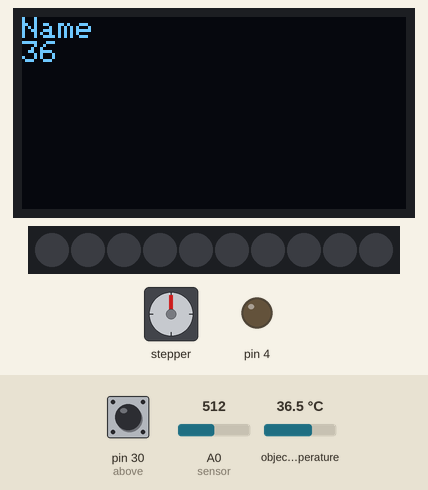
A sketch run on a simulated Arduino Mega 2560, built with avr-gcc and run on an emulated ATmega2560. Parts: stepper motor, 128×64 one-colour display, 10 RGB LEDs in strip order, left to right, output pins drawn as LEDs (lit = HIGH). Wiring (inferred from the names in the program): stepper motor (2048 steps per turn assumed): coils pin 8, pin 9, pin 10, pin 11. The test bench sets the inputs (shaded band); at power-on: A0 (sensor) = 512, pin 30 (above) HIGH, object temperature 36.5 °C. Dim RGB values are drawn brighter than linear; pins used as bus, display or sensor lines are not drawn; what the sketch prints to the serial monitor is not drawn.

Above: at 2.2 s.
At 5.6 s:
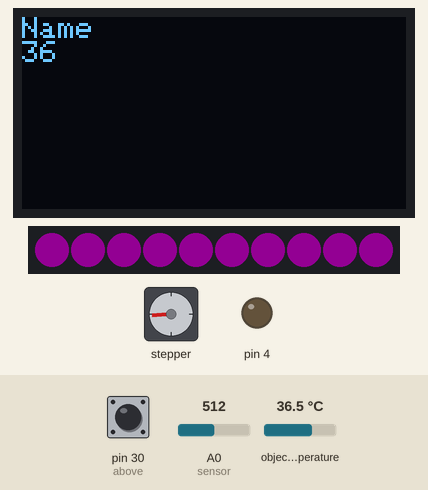
5.7 s: A0 (sensor) set to 540
At 6.5 s:
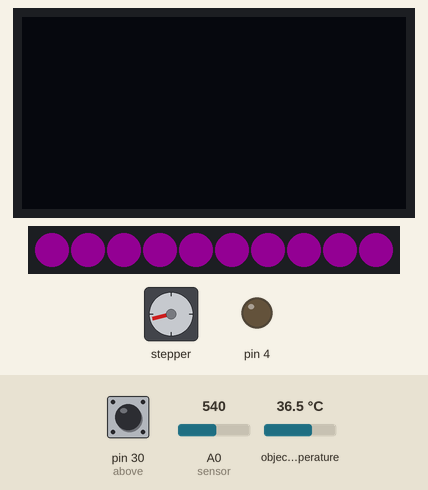
At 9.9 s:
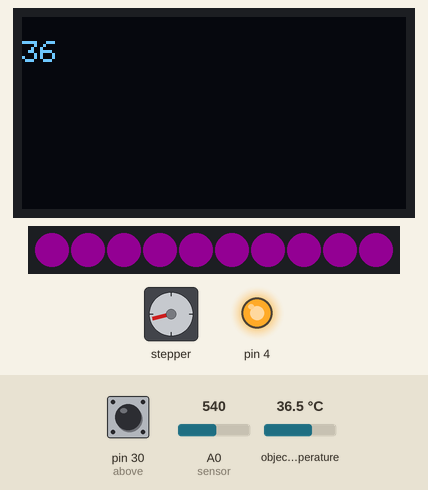
Timing chart, 0 to 23.2 s (numbered marks = the images above; inputs shaded):
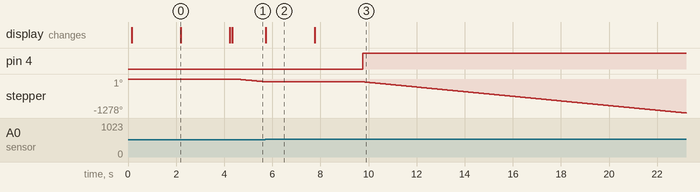

The sketch:

04_wifi.ino
```cpp
//溫度感測器
#include <Adafruit_MLX90614.h>
Adafruit_MLX90614 mlx = Adafruit_MLX90614();
//IC卡
#include <SPI.h>;
#include <MFRC522.h>;     // 引用程式庫
#define RST_PIN      48        // 讀卡機的重置腳位
#define SS_PIN       53        // 晶片選擇腳位
MFRC522 mfrc522(SS_PIN, RST_PIN);  // 建立MFRC522物件
#define Name_quantity 2
byte chack[Name_quantity][4] = {
  {192, 186, 145, 117},
  {NULL, NULL, NULL, NULL},
};
String Name[Name_quantity] = {"sunmin", "XXXXXX"};
String user = "";
//螢幕
#include <splash.h>
#include <Wire.h>
#include <Adafruit_GFX.h>
#include <Adafruit_SSD1306.h>
Adafruit_SSD1306 display(-1);
//紅外線測距
#define sensor A0
//ws2812
#include <Adafruit_NeoPixel.h>
#ifdef __AVR__
#include <avr/power.h> // Required for 16 MHz Adafruit Trinket
#endif
#define LED_PIN    2
#define LED_COUNT 10
Adafruit_NeoPixel strip(LED_COUNT, LED_PIN, NEO_GRB + NEO_KHZ800);
//步進馬達
int apin = 8;
int bpin = 9;
int cpin = 10;
int dpin = 11;
int delaytime = 2;
int above = 30;//上方校準
int down = 31;//下方校準

int send_N_C[2] = {NULL};

void setup() {
  Serial.println("================================================");
  Serial.begin(9600);
  while (!Serial);
  Serial.println("Adafruit MLX90614 test");
  if (!mlx.begin()) {
    Serial.println("Error connecting to MLX sensor. Check wiring.");
    while (1);
  };
  Serial.print("Emissivity = "); Serial.println(mlx.readEmissivity());
  Serial.println("================================================");
  Serial.println("RFID reader is ready!");
  SPI.begin();
  mfrc522.PCD_Init();   // 初始化MFRC522讀卡機模組
  Serial.println("================================================");
  display.begin(SSD1306_SWITCHCAPVCC, 0x3C); // 設定 I2C addr 0x3C
  display.clearDisplay();// 清除顯示緩衝區
  Serial.println("OLED OK");
  OLED("Name", Temperature());
  Serial.println("================================================");
  Serial.println(Measurement());
  Serial.println("================================================");
  //ws2810設定
#if defined(__AVR_ATtiny85__) && (F_CPU == 16000000)
  clock_prescale_set(clock_div_1);
#endif
  strip.begin();           // 初始化 燈條
  strip.show();            // 關閉所有燈
  strip.setBrightness(50); // 將亮度設置為 1/5（最大 = 255）
  for (int i = 0; i < strip.numPixels(); i++)
  {
    strip.setPixelColor(i, strip.Color(100, 5, 100));
    strip.show();
    delay(10);
  }
  strip.begin();
  strip.show();
  Serial.println("ws2812 OK");
  Serial.println("================================================");
  pinMode(4, OUTPUT); //繼電器設定
  Serial.println("Spray OK");
  Serial.println("================================================");
  pinMode(apin, OUTPUT);
  pinMode(bpin, OUTPUT);
  pinMode(cpin, OUTPUT);
  pinMode(dpin, OUTPUT);
  pinMode(above, INPUT);//上方
  pinMode(down, INPUT);//下方
  while (digitalRead(above) == LOW) //初始位置校準
  {
    Step_motor(true);
    delay(10);
  }
  Serial.println("Stepping motor OK");
  Serial.println("================================================");
}

void loop()
{
  /*
     判斷IC是否正確
     步進馬達下降
     檢查是否偵測到頭部
     量測體溫
     啟動繼電器噴灑酒精
     下降到最下面
     關閉繼電器
     打開子外燈
     上升
     回到最上面
     關閉紫外燈
  */

  if (RFID)
  {
    while (Measurement() > 4)//感測到人
      Step_motor(true);
    int temperature = Temperature();
    send_N_C[1] = temperature;
    Serial.println(send_N_C[0]+","+send_N_C[1]);
      OLED(user, temperature); //顯示名子與溫度
      user = "";
      Spray(true);//噴灑酒精
      while (down != HIGH) //到底部
      Step_motor(true);
      Spray(false);//挺只噴灑
      Ultraviolet_rays(true);//開啟紫外線
      while (above != HIGH) //上升最上方
        Step_motor(false);
        Ultraviolet_rays(false);//關閉紫外線
    }
}
//RFID  RST:5 SDA:53 MOSI:51 MISO:50 SCK:52  id[0]: C0 id[1]: BA id[2]: 91 id[3]: 75
bool RFID()
{
  bool ch = false;
  if (mfrc522.PICC_IsNewCardPresent() && mfrc522.PICC_ReadCardSerial()) {
    byte *id = mfrc522.uid.uidByte;   // 取得卡片的UID
    int idSize = mfrc522.uid.size;   // 取得UID的長度
    MFRC522::PICC_Type piccType = mfrc522.PICC_GetType(mfrc522.uid.sak);
    for (int i = 0; i < Name_quantity; i++)
    {
      for (int j = 0; j < idSize; j++)
      { // 逐一檢查UID碼
        if (id[j] == chack[i][j])
          ch = true;
        else
        {
          ch = false;
          break;
        }
      }
      if (ch)
      {
        user = String(Name[i]);
        send_N_C[0] = i;
      }
    }
    mfrc522.PICC_HaltA();  // 讓卡片進入停止模式
  }
  return ch;
}
//步進馬達
void Step_motor(bool UP_DOWN)
{
  if (UP_DOWN)
  {
    digitalWrite(dpin, HIGH);
    delay(delaytime);
    digitalWrite(dpin, LOW);

    digitalWrite(cpin, HIGH);
    delay(delaytime);
    digitalWrite(cpin, LOW);

    digitalWrite(bpin, HIGH);
    delay(delaytime);
    digitalWrite(bpin, LOW);

    digitalWrite(apin, HIGH);
    delay(delaytime);
    digitalWrite(apin, LOW);
  }
  else
  {
    digitalWrite(apin, HIGH);
    delay(delaytime);
    digitalWrite(apin, LOW);

    digitalWrite(bpin, HIGH);
    delay(delaytime);
    digitalWrite(bpin, LOW);

    digitalWrite(cpin, HIGH);
    delay(delaytime);
    digitalWrite(cpin, LOW);

    digitalWrite(dpin, HIGH);
    delay(delaytime);
    digitalWrite(dpin, LOW);
  }
}
//紅外線感測
int Measurement()
{
  float volts = analogRead(sensor) * 0.0048828125; // value from sensor * (5/1024)
  int distance = 13 * pow(volts, -1); // worked out from datasheet graph
  return distance;
}
//體溫計
float Temperature()
{
  return mlx.readObjectTempC();
}
//螢幕
void OLED(String Name, int C)
{
  // 顯示文字
  display.setTextSize(1.5);
  display.setTextColor(WHITE);
  display.setCursor(0, 0);
  display.println(Name);
  display.display();
  delay(2000);
  // 顯示數字
  display.setTextSize(1.5);
  display.setCursor(0, 8);
  display.println(C);
  display.display();
  delay(2000);
  display.clearDisplay();
}
//酒精噴灑
/*
   DC+ 接5V DC- 接GNGD IN 接PIN
   NC NO 選一個用
   NC：Normal Close，常閉，它在正常情況下是接通的。
   NO：Normal Open，常開，也就是正常情況它是不通電的。
   COM：Common Ground，共接電，很多人習慣把外電接到這個接腳，再從NO或NC接到外部設備上。
*/
void Spray(bool DP)
{
  if (DP)
    digitalWrite(4, HIGH);
  else
    digitalWrite(4, LOW);
}
//WS2812
void Ultraviolet_rays(bool ON_OFF)
{
  if (ON_OFF)
  {
    for (int i = 0; i < strip.numPixels(); i++)
    {
      strip.setPixelColor(i, strip.Color(100, 5, 100));
    }
    strip.show();
  }
  else
  {
    for (int i = 0; i < strip.numPixels(); i++)
    {
      strip.setPixelColor(i, strip.Color(0, 0, 0));
    }
    strip.show();
  }
}
```

Measured:
- the behaviour switches between 532 and 533 on A0 (sensor) (found by bisection; images 1 and 2)
- after the input at 5.7 s, pin 4: LOW → HIGH after 4.1 s; the display: changes at once (image 2)
- what the display in image 0 shows lasts 2.0 s, from 2.2 s to 4.2 s
